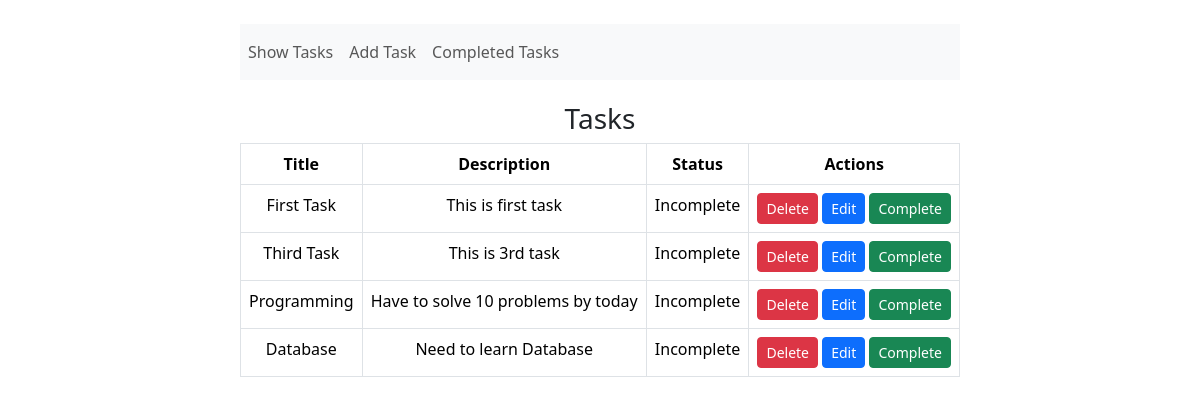
The page / on the database its author committed.
### todo/models.py (models this page shows)
class TaskModel(models.Model):
    id = models.IntegerField(primary_key=True, auto_created=True)
    taskTitle = models.CharField(max_length=50)
    taskDescription = models.TextField(max_length=500)
    is_completed = models.BooleanField(default=False)

### todo/views.py (the view)
# urls.py: path('', views.showTasks),
def showTasks(request):
    task = TaskModel.objects.all()
    return render(request, 'show_tasks.html', {'data': task})

### todo/templates/show_tasks.html (shortened to what this page needs)
{% extends 'base.html' %}
{% block content %}
<div style="text-align: center;">
    <h3 style="margin-top: 3%;">Tasks</h3>
    <table class="table table-bordered">
        <thead>
          <tr>
            <th scope="col">Title</th>
            <th scope="col">Description</th>
            <th scope="col">Status</th>
            <th scope="col">Actions</th>
          </tr>
        </thead>
        <tbody>
            {% for task in data %}
                {% if task.is_completed == False %}
                <tr>
                    <td>{{ task.taskTitle }}</td>
                    <td>{{task.taskDescription}}</td>
                    <td>Incomplete</td>
                    <td>
                        <a href="{% url 'delete-tasks' id=task.id %}"  class="btn btn-danger btn-sm">Delete</a>
                        <a href="{% url 'edit-tasks' id=task.id %}" class="btn btn-primary btn-sm">Edit</a>
                        <a href="{% url 'complete-tasks' id=task.id %}" class="btn btn-success btn-sm">Complete</a>
                    </td>
                </tr>
                {% endif %}
            {% endfor %}
        </tbody>
      </table>
</div>
{% endblock %}

### todo/templates/base.html (shortened to what this page needs)
<!doctype html>
<html lang="en">
  <head>
    <link href="https://cdn.jsdelivr.net/npm/bootstrap@5.3.1/dist/css/bootstrap.min.css" rel="stylesheet">
  </head>
  <body>
    <div style="width: 60%; margin-left: 20%; margin-top: 2%; margin-bottom: 2%;">
        <nav class="navbar navbar-expand-lg navbar-light bg-light">
            <div class="collapse navbar-collapse" id="navbarSupportedContent">
                <ul class="navbar-nav mr-auto">
                    <li class="nav-item active">
                        <a class="nav-link" href="{% url 'show-tasks' %}">Show Tasks</a>
                    </li>
                    <li class="nav-item">
                        <a class="nav-link" href="{% url 'create-tasks' %}">Add Task</a>
                    </li>
                    <li class="nav-item">
                        <a class="nav-link" href="{% url 'completed-tasks'%}">Completed Tasks</a>
                    </li>
                </ul>
            </div>
        </nav>
      {% block content %}
      {% endblock %}
    </div>
  </body>
</html>

### rows shown on the page
TaskModel: taskTitle "First Task", taskDescription "This is first task"
TaskModel: taskTitle "Third Task", taskDescription "This is 3rd task"
TaskModel: taskTitle "Programming", taskDescription "Have to solve 10 problems by today"
TaskModel: taskTitle "Database", taskDescription "Need to learn Database"
